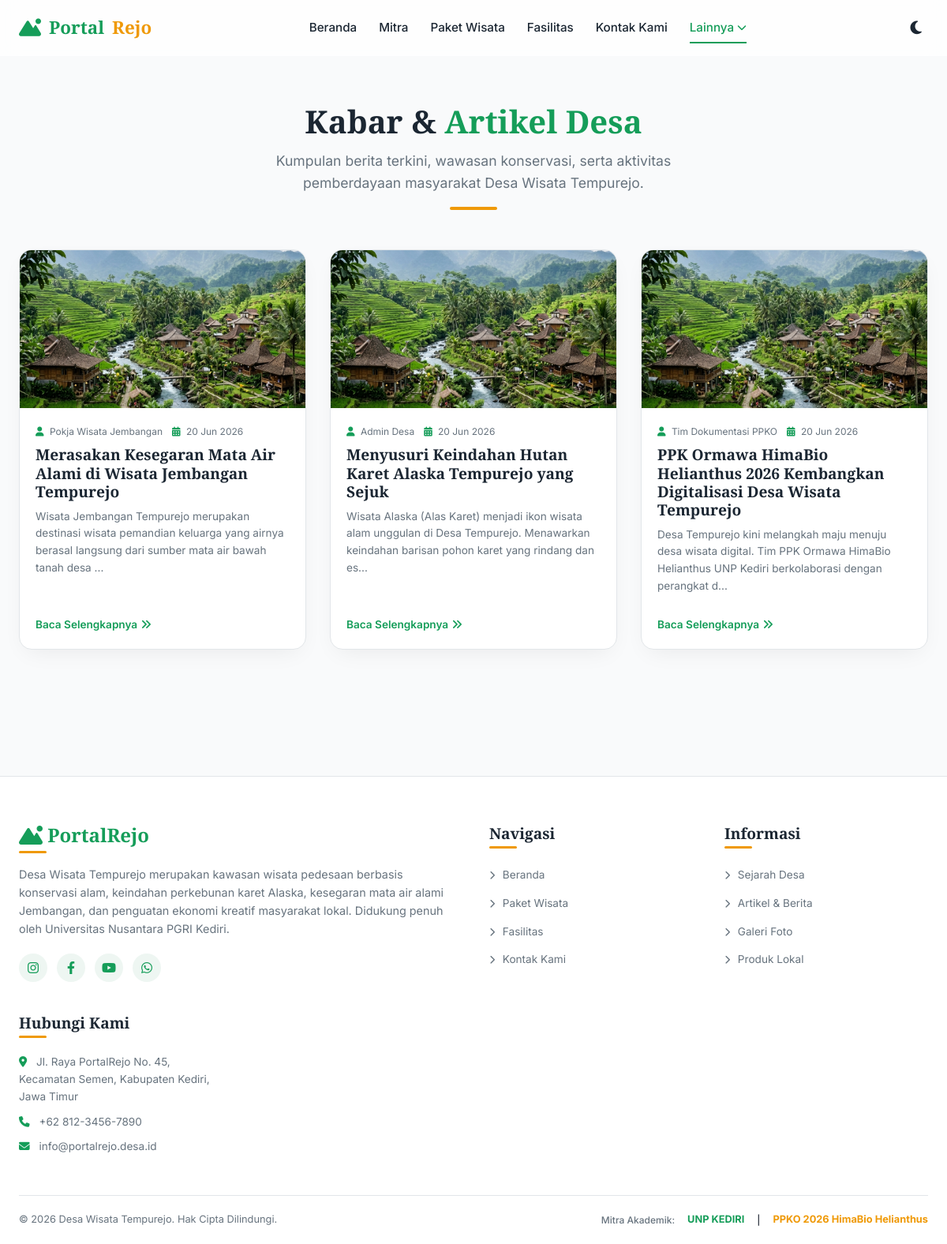
The page /index.php?page=artikel on the database its author committed.
### tables this page shows
CREATE TABLE IF NOT EXISTS `artikel` (
  `id` INT AUTO_INCREMENT PRIMARY KEY,
  `judul` VARCHAR(150) NOT NULL,
  `slug` VARCHAR(150) NOT NULL UNIQUE,
  `konten` TEXT NOT NULL,
  `gambar` VARCHAR(255),
  `penulis` VARCHAR(100) DEFAULT 'Admin',
  `created_at` TIMESTAMP DEFAULT CURRENT_TIMESTAMP
);

### config/db.php (called while the page is built, shortened)
<?php
$db_host = 'localhost';
$db_user = 'root';
$db_pass = '';
$db_name = 'desa_wisata_tempurejo';
$pdo = null;
$db_connected = false;
try {
    $dsn = "mysql:host=$db_host;dbname=$db_name;charset=utf8mb4";
    $options = [
        PDO::ATTR_ERRMODE            => PDO::ERRMODE_EXCEPTION,
        PDO::ATTR_DEFAULT_FETCH_MODE => PDO::FETCH_ASSOC,
        PDO::ATTR_EMULATE_PREPARES   => false,
    ];
    $pdo = new PDO($dsn, $db_user, $db_pass, $options);
    $db_connected = true;
} catch (PDOException $e) {
    $db_connected = false;
}
function get_artikel($slug = null) {
    global $pdo, $db_connected;
    $mock_artikel = [
        [
            'id' => 1,
            'judul' => 'PPK Ormawa HimaBio Helianthus 2026 Kembangkan Digitalisasi Desa Wisata Tempurejo',
            'slug' => 'ppko-himabio-helianthus-digitalisasi-desa-tempurejo',
            'konten' => '<p>Desa Tempurejo kini melangkah maju menuju desa wisata digital. Tim PPK Ormawa HimaBio Helianthus UNP Kediri berkolaborasi dengan perangkat desa meluncurkan platform PortalRejo untuk mempromosikan destinasi unggulan desa.</p><p>Melalui sistem portal informasi ini, wisatawan luar kota dapat dengan mudah menemukan letak Wisata Alaska, melakukan reservasi homestay, memesan paket wisata Jembangan, dan berbelanja produk lokal Tempurejo.</p>',
            'gambar' => 'artikel_launching.jpg',
            'penulis' => 'Tim Dokumentasi PPKO',
            'created_at' => '2026-06-18 10:00:00'
        ],
        [
            'id' => 2,
            'judul' => 'Menyusuri Keindahan Hutan Karet Alaska Tempurejo yang Sejuk',
            'slug' => 'menyusuri-keindahan-hutan-karet-alaska-tempurejo',
            'konten' => '<p>Wisata Alaska (Alas Karet) menjadi ikon wisata alam unggulan di Desa Tempurejo. Menawarkan keindahan barisan pohon karet yang rindang dan estetik, tempat ini sangat digemari oleh pemburu foto instagramable.</p><p>Selain berswafoto, para pengunjung juga dapat menikmati terapi berjalan kaki di sepanjang jalur sungai dangkal berbatu yang berair sangat jernih dan menyegarkan.</p>',
            'gambar' => 'artikel_pesona_alam.jpg',
            'penulis' => 'Admin Desa',
            'created_at' => '2026-06-15 08:30:00'
        ],
        [
            'id' => 3,
            'judul' => 'Merasakan Kesegaran Mata Air Alami di Wisata Jembangan Tempurejo',
            'slug' => 'kesegaran-mata-air-alami-wisata-jembangan-tempurejo',
            'konten' => '<p>Wisata Jembangan Tempurejo merupakan destinasi wisata pemandian keluarga yang airnya berasal langsung dari sumber mata air bawah tanah desa Tempurejo.</p><p>Kolam renang yang dikelilingi rindangnya pepohonan membuat suasana berenang terasa sangat asri. Pengelola juga menyediakan kolam terapi ikan yang bermanfaat bagi kesehatan sirkulasi darah pengunjung.</p>',
            'gambar' => 'artikel_tempe_sagu.jpg',
            'penulis' => 'Pokja Wisata Jembangan',
            'created_at' => '2026-06-12 14:15:00'
        ]
    ];
    if ($db_connected) {
        try {
            $stmt = $pdo->query("SELECT * FROM artikel ORDER BY id DESC");
            return $stmt->fetchAll();
        } catch (PDOException $e) {
        }
    }
    return $mock_artikel;
}

### pages/artikel.php (the view)
<?php
$slug = isset($_GET['slug']) ? $_GET['slug'] : null;
if ($slug !== null):
    $art = get_artikel($slug);
    if ($art):
        $page_title = $art['judul'];
?>
        <section class="section" style="padding-top: 130px;">
            <div class="container" style="max-width: 800px;">
                <a href="index.php?page=artikel" class="btn btn-outline" style="color: var(--primary); border-color: var(--primary); padding: 8px 16px; font-size: 0.85rem; margin-bottom: 24px;">
                    <i class="fas fa-arrow-left"></i> Kembali ke Artikel
                </a>
                <article>
                    <div style="margin-bottom: 20px;">
                        <h1 style="font-size: 2.2rem; line-height: 1.2; margin-bottom: 16px;"><?php echo htmlspecialchars($art['judul']); ?></h1>
                        <div class="artikel-meta" style="font-size: 0.85rem;">
                            <span><i class="fas fa-user"></i> Oleh: <strong><?php echo htmlspecialchars($art['penulis']); ?></strong></span>
                            <span style="margin-left: 15px;"><i class="fas fa-calendar-alt"></i> Tanggal: <?php echo date('d F Y', strtotime($art['created_at'])); ?></span>
                        </div>
                    </div>
                    <div style="border-radius: var(--border-radius); overflow: hidden; margin-bottom: 30px; box-shadow: var(--shadow); height: 380px;">
                        <img src="assets/images/<?php echo htmlspecialchars($art['gambar']); ?>" alt="<?php echo htmlspecialchars($art['judul']); ?>" style="width: 100%; height: 100%; object-fit: cover;">
                    </div>
                    <div class="artikel-content-body" style="font-size: 1.05rem; line-height: 1.8; color: var(--text);">
                        <?php echo $art['konten'];  ?>
                    </div>
                </article>
                <div style="margin-top: 40px; border-top: 1px solid var(--border); padding-top: 20px; display: flex; align-items: center; justify-content: space-between; flex-wrap: wrap; gap: 15px;">
                    <span style="font-size: 0.9rem; font-weight: 600; color: var(--text-muted);">Bagikan artikel ini:</span>
                    <div class="social-links" style="margin-top: 0;">
                        <?php
                        $actual_link = (isset($_SERVER['HTTPS']) && $_SERVER['HTTPS'] === 'on' ? "https" : "http") . "://$_SERVER[HTTP_HOST]$_SERVER[REQUEST_URI]";
                        ?>
                        <a href="https://api.whatsapp.com/send?text=<?php echo rawurlencode($art['judul'] . " - " . $actual_link); ?>" target="_blank" class="social-icon" style="background-color: #25D366; color: white;" title="Share WhatsApp"><i class="fab fa-whatsapp"></i></a>
                        <a href="https://www.facebook.com/sharer/sharer.php?u=<?php echo rawurlencode($actual_link); ?>" target="_blank" class="social-icon" style="background-color: #3b5998; color: white;" title="Share Facebook"><i class="fab fa-facebook-f"></i></a>
                        <a href="https://twitter.com/intent/tweet?text=<?php echo rawurlencode($art['judul']); ?>&url=<?php echo rawurlencode($actual_link); ?>" target="_blank" class="social-icon" style="background-color: #1da1f2; color: white;" title="Share Twitter"><i class="fab fa-twitter"></i></a>
                    </div>
                </div>
            </div>
        </section>
<?php
    else:
?>
        <section class="section" style="padding-top: 130px; text-align: center;">
            <div class="container">
                <h2>Artikel Tidak Ditemukan</h2>
                <p style="margin: 20px 0;">Maaf, artikel yang Anda cari tidak tersedia atau telah dihapus.</p>
                <a href="index.php?page=artikel" class="btn btn-primary">Kembali ke Daftar Artikel</a>
            </div>
        </section>
<?php
    endif;
else:
    $artikel_list = get_artikel();
?>
    <section class="section" style="padding-top: 130px;">
        <div class="container">
            <div class="section-title">
                <h2>Kabar & <span>Artikel Desa</span></h2>
                <p>Kumpulan berita terkini, wawasan konservasi, serta aktivitas pemberdayaan masyarakat Desa Wisata Tempurejo.</p>
            </div>
            <div class="artikel-grid">
                <?php foreach ($artikel_list as $art): ?>
                    <div class="card artikel-card">
                        <div class="card-img-wrapper" style="height: 200px;">
                            <img src="assets/images/<?php echo htmlspecialchars($art['gambar']); ?>" alt="<?php echo htmlspecialchars($art['judul']); ?>">
                        </div>
                        <div class="card-content">
                            <div class="artikel-meta">
                                <span><i class="fas fa-user"></i> <?php echo htmlspecialchars($art['penulis']); ?></span>
                                <span><i class="fas fa-calendar-alt"></i> <?php echo date('d M Y', strtotime($art['created_at'])); ?></span>
                            </div>
                            <h3 class="card-title" style="font-size: 1.2rem; margin-bottom: 10px;">
                                <a href="index.php?page=artikel&slug=<?php echo htmlspecialchars($art['slug']); ?>">
                                    <?php echo htmlspecialchars($art['judul']); ?>
                                </a>
                            </h3>
                            <p class="card-desc" style="font-size: 0.85rem; line-height: 1.6; margin-bottom: 15px;">
                                <?php echo htmlspecialchars(substr(strip_tags($art['konten']), 0, 140)) . '...'; ?>
                            </p>
                            <a href="index.php?page=artikel&slug=<?php echo htmlspecialchars($art['slug']); ?>" class="read-more">
                                Baca Selengkapnya <i class="fas fa-angle-double-right"></i>
                            </a>
                        </div>
                    </div>
                <?php endforeach; ?>
            </div>
        </div>
    </section>
<?php endif; ?>

### includes/header.php (shortened to what this page needs)
<!DOCTYPE html>
<html lang="id">
<head>
    <link rel="stylesheet" href="https://cdnjs.cloudflare.com/ajax/libs/font-awesome/6.4.0/css/all.min.css" />
    <link rel="stylesheet" href="assets/css/style.css">
</head>
<body>

### includes/navbar.php (shortened to what this page needs)
<?php
$currentPage = isset($_GET['page']) ? $_GET['page'] : 'beranda';
?>
<header>
    <div class="container navbar-container">
        <a href="index.php" class="logo">
            <i class="fa-solid fa-mountain-sun"></i> Portal<span>Rejo</span>
        </a>
        <nav>
            <ul class="nav-menu">
                <li>
                    <a href="index.php?page=beranda" class="nav-link <?php echo ($currentPage == 'beranda') ? 'active' : ''; ?>">
                        Beranda
                    </a>
                </li>
                <li>
                    <a href="index.php?page=beranda#mitra" class="nav-link">
                        Mitra
                    </a>
                </li>
                <li>
                    <a href="index.php?page=paket" class="nav-link <?php echo ($currentPage == 'paket') ? 'active' : ''; ?>">
                        Paket Wisata
                    </a>
                </li>
                <li>
                    <a href="index.php?page=fasilitas" class="nav-link <?php echo ($currentPage == 'fasilitas') ? 'active' : ''; ?>">
                        Fasilitas
                    </a>
                </li>
                <li>
                    <a href="index.php?page=kontak" class="nav-link <?php echo ($currentPage == 'kontak') ? 'active' : ''; ?>">
                        Kontak Kami
                    </a>
                </li>
                <li class="dropdown">
                    <a href="#" class="nav-link <?php echo in_array($currentPage, ['sejarah', 'artikel', 'galeri', 'produk', 'poster']) ? 'active' : ''; ?>" style="display: flex; align-items: center; gap: 4px;">
                        Lainnya <i class="fa-solid fa-chevron-down" style="font-size: 0.75rem;"></i>
                    </a>
                </li>
            </ul>
        </nav>
        <div class="nav-controls">
            <button id="theme-toggle" class="theme-toggle" title="Toggle Tema Mode">
                <i class="fas fa-moon"></i>
            </button>
        </div>
    </div>
</header>

### index.php (shortened to what this page needs)
<?php
require_once 'config/db.php';
$page = isset($_GET['page']) ? trim($_GET['page']) : 'beranda';
require_once 'includes/header.php';
require_once 'includes/navbar.php';
$page_file = "pages/{$page}.php";
if (file_exists($page_file)) {
    require_once $page_file;
} else {
    require_once 'pages/beranda.php';
}
require_once 'includes/footer.php';
?>

### includes/footer.php (shortened to what this page needs)
<footer>
    <div class="container">
        <div class="footer-grid">
            <div class="footer-col" style="grid-column: span 2;">
                <h3 style="color: var(--primary); font-family: var(--font-heading); font-size: 1.5rem; font-weight: 700; margin-bottom: 15px;">
                    <i class="fa-solid fa-mountain-sun"></i> Portal<span>Rejo</span>
                </h3>
                <p style="margin-bottom: 20px; font-size: 0.9rem;">
                    Desa Wisata Tempurejo merupakan kawasan wisata pedesaan berbasis konservasi alam, keindahan perkebunan karet Alaska, kesegaran mata air alami Jembangan, dan penguatan ekonomi kreatif masyarakat lokal. Didukung penuh oleh Universitas Nusantara PGRI Kediri.
                </p>
                <div class="social-links">
                    <a href="#" class="social-icon" title="Instagram"><i class="fab fa-instagram"></i></a>
                    <a href="#" class="social-icon" title="Facebook"><i class="fab fa-facebook-f"></i></a>
                    <a href="#" class="social-icon" title="Youtube"><i class="fab fa-youtube"></i></a>
                    <a href="https://wa.me/6281234567890" class="social-icon" title="WhatsApp"><i class="fab fa-whatsapp"></i></a>
                </div>
            </div>
            <div class="footer-col">
                <h3>Navigasi</h3>
                <ul class="footer-links">
                    <li><a href="index.php?page=beranda"><i class="fas fa-chevron-right" style="font-size: 0.7rem; margin-right: 6px;"></i> Beranda</a></li>
                    <li><a href="index.php?page=paket"><i class="fas fa-chevron-right" style="font-size: 0.7rem; margin-right: 6px;"></i> Paket Wisata</a></li>
                    <li><a href="index.php?page=fasilitas"><i class="fas fa-chevron-right" style="font-size: 0.7rem; margin-right: 6px;"></i> Fasilitas</a></li>
                    <li><a href="index.php?page=kontak"><i class="fas fa-chevron-right" style="font-size: 0.7rem; margin-right: 6px;"></i> Kontak Kami</a></li>
                </ul>
            </div>
            <div class="footer-col">
                <h3>Informasi</h3>
                <ul class="footer-links">
                    <li><a href="index.php?page=sejarah"><i class="fas fa-chevron-right" style="font-size: 0.7rem; margin-right: 6px;"></i> Sejarah Desa</a></li>
                    <li><a href="index.php?page=artikel"><i class="fas fa-chevron-right" style="font-size: 0.7rem; margin-right: 6px;"></i> Artikel & Berita</a></li>
                    <li><a href="index.php?page=galeri"><i class="fas fa-chevron-right" style="font-size: 0.7rem; margin-right: 6px;"></i> Galeri Foto</a></li>
                    <li><a href="index.php?page=produk"><i class="fas fa-chevron-right" style="font-size: 0.7rem; margin-right: 6px;"></i> Produk Lokal</a></li>
                </ul>
            </div>
            <div class="footer-col" style="grid-column: span 1.5;">
                <h3>Hubungi Kami</h3>
                <p style="margin-bottom: 10px; font-size: 0.85rem;"><i class="fas fa-map-marker-alt" style="color: var(--primary); margin-right: 8px;"></i> Jl. Raya PortalRejo No. 45, Kecamatan Semen, Kabupaten Kediri, Jawa Timur</p>
                <p style="margin-bottom: 10px; font-size: 0.85rem;"><i class="fas fa-phone" style="color: var(--primary); margin-right: 8px;"></i> +62 812-3456-7890</p>
                <p style="margin-bottom: 10px; font-size: 0.85rem;"><i class="fas fa-envelope" style="color: var(--primary); margin-right: 8px;"></i> info@portalrejo.desa.id</p>
            </div>
        </div>
        <div class="footer-bottom">
            <p>&copy; 2026 Desa Wisata Tempurejo. Hak Cipta Dilindungi.</p>
            <div class="unp-ppko-credits">
                <span>Mitra Akademik:</span>
                <strong style="color: var(--primary); font-size: 0.8rem;">UNP KEDIRI</strong>
                <span style="color: var(--border-dark)">|</span>
                <strong style="color: var(--accent); font-size: 0.8rem;">PPKO 2026 HimaBio Helianthus</strong>
            </div>
        </div>
    </div>
</footer>
</body>
</html>

### rows shown on the page
artikel: gambar (picture), penulis "Pokja Wisata Jembangan", created_at "20 Jun 2026", judul "Merasakan Kesegaran Mata Air Alami di Wisata Jembangan Tempurejo", konten "Wisata Jembangan Tempurejo merupakan destinasi wisata pemandian keluarga yang airnya berasal langsung dari sumber mata air bawah tanah desa"
artikel: gambar (picture), penulis "Admin Desa", created_at "20 Jun 2026", judul "Menyusuri Keindahan Hutan Karet Alaska Tempurejo yang Sejuk", konten "Wisata Alaska (Alas Karet) menjadi ikon wisata alam unggulan di Desa Tempurejo. Menawarkan keindahan barisan pohon karet yang rindang dan es"
artikel: gambar (picture), penulis "Tim Dokumentasi PPKO", created_at "20 Jun 2026", judul "PPK Ormawa HimaBio Helianthus 2026 Kembangkan Digitalisasi Desa Wisata Tempurejo", konten "Desa Tempurejo kini melangkah maju menuju desa wisata digital. Tim PPK Ormawa HimaBio Helianthus UNP Kediri berkolaborasi dengan perangkat d"
